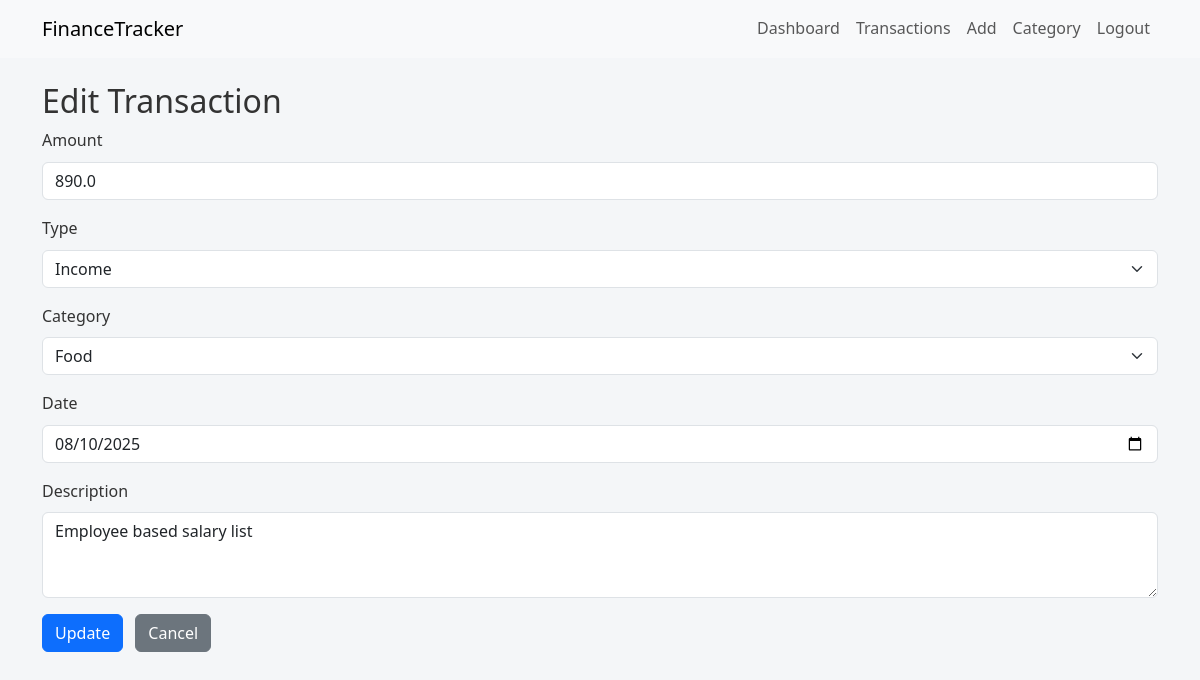
The app's page /transaction/edit/3 (signed in) with its own data.
### app.py (models this page shows)
class Transaction(db.Model):
    id = db.Column(db.Integer, primary_key=True)
    amount = db.Column(db.Float, nullable=False)
    type = db.Column(db.String(10), nullable=False)  # 'income' or 'expense'
    description = db.Column(db.String(200))
    date = db.Column(db.Date, default=date.today)
    category_id = db.Column(db.Integer, db.ForeignKey('category.id'))
    user_id = db.Column(db.Integer, db.ForeignKey('user.id'), nullable=False)

### app.py (the view, shortened to what this page needs)
@app.route('/transaction/edit/<int:tx_id>', methods=['GET', 'POST'])
@login_required
def edit_transaction(tx_id):
    t = Transaction.query.filter_by(id=tx_id, user_id=current_user.id).first_or_404()
    form = TransactionForm(obj=t)
    categories = Category.query.filter_by(user_id=current_user.id).all()
    form.category.choices = [(c.id, c.name) for c in categories]
    return render_template('edit_transaction.html', form=form, transaction=t)

### app.py
class TransactionForm(FlaskForm):
    amount = FloatField('Amount', validators=[DataRequired()])
    type = SelectField('Type', choices=[('expense','Expense'),('income','Income')], validators=[DataRequired()])
    category = SelectField('Category', coerce=int)
    date = DateField('Date', default=date.today, format='%Y-%m-%d')
    description = TextAreaField('Description')
    submit = SubmitField('Save')

### app.py (called while the page is built)
@login_manager.user_loader
def load_user(user_id):
    return db.session.get(User, int(user_id))

### templates/edit_transaction.html (shortened to what this page needs)
{% extends "layout.html" %}
{% block content %}
<h2>Edit Transaction</h2>
<form method="post">
  <div class="mb-3">
    {{ form.amount.label(class="form-label") }}
    {{ form.amount(class="form-control", placeholder="Enter amount") }}
  </div>
  <div class="mb-3">
    {{ form.type.label(class="form-label") }}
    {{ form.type(class="form-select") }}
  </div>
  <div class="mb-3">
    {{ form.category.label(class="form-label") }}
    {{ form.category(class="form-select") }}
  </div>
  <div class="mb-3">
    {{ form.date.label(class="form-label") }}
    {{ form.date(class="form-control") }}
  </div>
  <div class="mb-3">
    {{ form.description.label(class="form-label") }}
    {{ form.description(class="form-control", rows=3, placeholder="Optional description") }}
  </div>
  <button type="submit" class="btn btn-primary">Update</button>
  <a href="{{ url_for('transactions') }}" class="btn btn-secondary ms-2">Cancel</a>
</form>
{% endblock %}

### css/main.css (style rules this page uses)
body { padding-bottom: 40px; margin: 0; font-family: 'Segoe UI', Tahoma, Geneva, Verdana, sans-serif; background-color: #f4f6f8; color: #333; line-height: 1.6; scroll-behavior: smooth; }
a { color: #007bff; text-decoration: none; transition: color 0.3s ease; }

### records on screen
Transaction: amount "890.0", type "Income", category "Food", date "08/10/2025", description "Employee based salary list"
